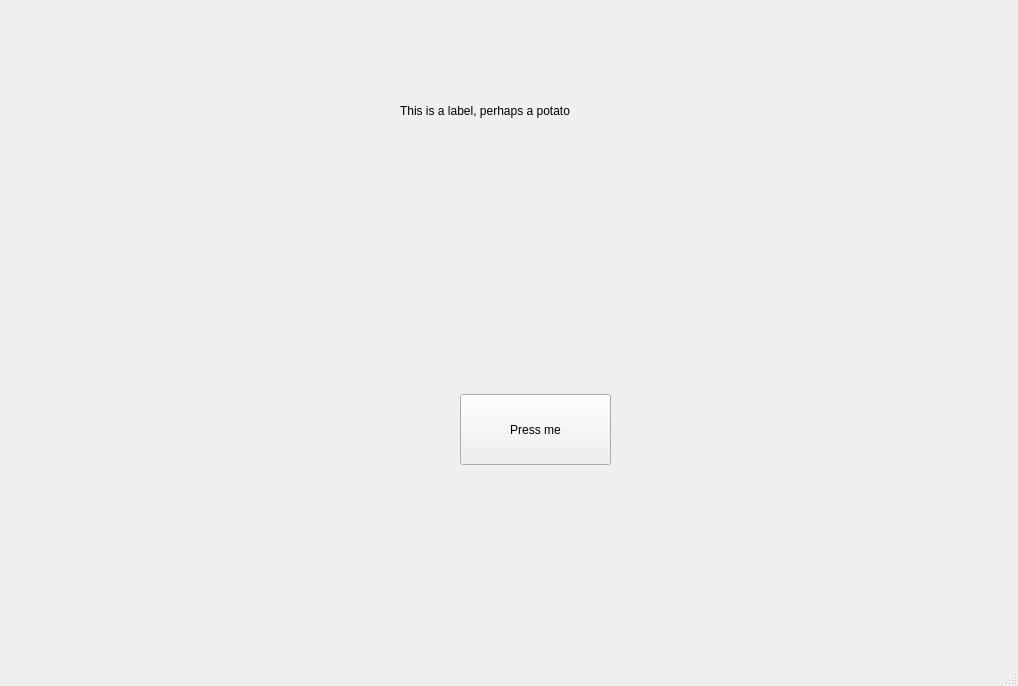
<?xml version="1.0" encoding="UTF-8"?>
<ui version="4.0">
 <class>MainWindow</class>
 <widget class="QMainWindow" name="MainWindow">
  <property name="geometry">
   <rect>
    <x>0</x>
    <y>0</y>
    <width>1018</width>
    <height>686</height>
   </rect>
  </property>
  <property name="windowTitle">
   <string>MainWindow</string>
  </property>
  <widget class="QWidget" name="centralwidget">
   <widget class="QPushButton" name="button1">
    <property name="geometry">
     <rect>
      <x>460</x>
      <y>394</y>
      <width>151</width>
      <height>71</height>
     </rect>
    </property>
    <property name="text">
     <string>Press me</string>
    </property>
   </widget>
   <widget class="QLabel" name="label1">
    <property name="geometry">
     <rect>
      <x>400</x>
      <y>80</y>
      <width>241</width>
      <height>61</height>
     </rect>
    </property>
    <property name="text">
     <string>This is a label, perhaps a potato</string>
    </property>
   </widget>
  </widget>
  <widget class="QMenuBar" name="menubar">
   <property name="geometry">
    <rect>
     <x>0</x>
     <y>0</y>
     <width>1018</width>
     <height>22</height>
    </rect>
   </property>
  </widget>
  <widget class="QStatusBar" name="statusbar"/>
 </widget>
 <resources/>
 <connections/>
</ui>
